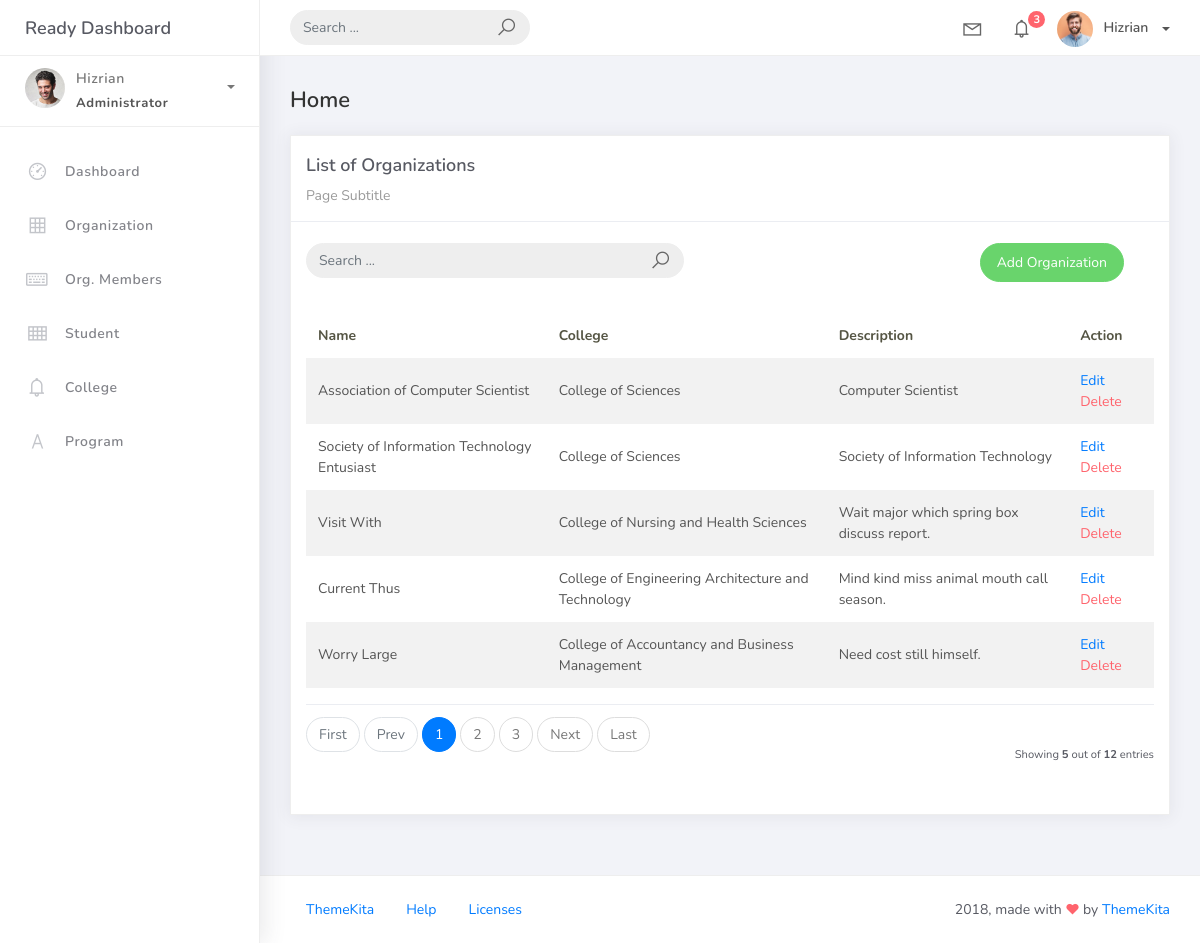
Screenshot of /organization_list with the database file from the repository.
### studentorg/models.py (models this page shows, shortened)
class BaseModel(models.Model):
    created_at = models.DateTimeField(auto_now_add=True, db_index=True)
    updated_at = models.DateTimeField(auto_now=True)
    class Meta:
        abstract = True

class Organization(BaseModel):
    name = models.CharField(max_length=250)
    college = models.ForeignKey(College, null=True, blank=True, on_delete=models.CASCADE)
    description = models.CharField(max_length=500)

class College(BaseModel):
    college_name = models.CharField(max_length=150)
    def __str__(self):
        return self.college_name

### studentorg/views.py (the view)
# urls.py: path('organization_list', OrganizationList.as_view(), name='organization-list'),
class OrganizationList(ListView):
    model = Organization
    context_object_name = 'organization'
    template_name = 'org_list.html'
    paginate_by = 5
    def get_queryset(self, *args, **kwargs):
        qs = super(OrganizationList, self).get_queryset(*args, **kwargs)
        if self.request.GET.get("q") !=None:
            query = self.request.GET.get('q')
            qs = qs.filter(Q(name__icontains=query) |
                           Q(college__college_name__icontains=query) |
                           Q(description__icontains=query))
        return qs

### templates/org_list.html
{% extends 'base.html' %} {% load static %} {% block content %}
<div class="content">
    <div class="container-fluid">
        <h4 class="page-title">Home</h4>
        <div class="row">
            <div class="col-md-12">
                <div class="card">
                    <div class="card-header">
                        <div class="card-title">List of Organizations</div>
                        <div class="card-category">Page Subtitle</div>
                    </div>
                    <br />
                        <div class="col-md-12 row">
                            <div class="col-md-6">
                                <form class="navbar-left navbar-form nav-search mr-md-3" action="{% url 'organization-list' %}">
                                    <div class="input-group">
                                        <input type="text" placeholder="Search ..." class="form-control" name="q" />
                                        <div class="input-group-append">
                                        <span class="input-group-text">
                                            <i class="la la-search search-icon"></i>
                                        </span>
                                        </div>
                                    </div>
                                </form>
                            </div>
                            <div class="col-md-6">
                                <div class="pull-right">
                                    <a href="{% url 'organization-add' %}" class="btn btn-success btn-rounded"> Add Organization</a>
                                </div>
                            </div>
                        </div>
                    <div class="card-body">
                        <table class="table table-striped mt-3">
                            <thead>
                                <tr>
                                    <th scope="col">Name</th>
                                    <th scope="col">College</th>
                                    <th scope="col">Description</th>
                                    <th scope="col">Action</th>
                                </tr>
                            </thead>
                            <tbody>
                                {% for object in object_list %}
                                <tr>
                                    <td>{{ object.name }}</td>
                                    <td>{{ object.college }}</td>
                                    <td>{{ object.description }}</td>
                                    <td>
                                        <a href="organization_list/{{ object.id }}">Edit</a>
                                        <a href="organization_list/{{ object.id }}/delete" class="text-danger">Delete</a>
                                    </td>
                                </tr>
                                {% empty %}
                                <tr>
                                    <td colspan="4" style="text-align: center;">
                                        <p class="text-sm font-weight-bold mb-0">No Records Found</p>
                                    </td>
                                </tr>
                                {% endfor %}
                            </tbody>
                        </table>
                        {% include 'includes/pagination.html' %}
                    </div>
                </div>
            </div>
        </div>
    </div>
</div>
{% endblock %}

### rows the page displays
Organization: name "Association of Computer Scientist", college "College of Sciences", description "Computer Scientist"
Organization: name "Society of Information Technology Entusiast", college "College of Sciences", description "Society of Information Technology"
Organization: name "Visit With", college "College of Nursing and Health Sciences", description "Wait major which spring box discuss report."
Organization: name "Current Thus", college "College of Engineering Architecture and Technology", description "Mind kind miss animal mouth call season."
Organization: name "Worry Large", college "College of Accountancy and Business Management", description "Need cost still himself."

### other values shown
{{ page_num }} "1"
{{ page_num }} "2" "3"
{{ object_list.count }} "5"
{{ paginator.count }} "12"
